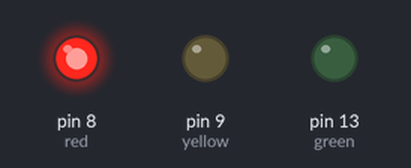
Recording of a sketch running on a simulated Arduino Uno, built with avr-gcc and run on an emulated ATmega328P. Parts: output pins drawn as LEDs (lit = HIGH).

Above: at 0.1 s.
At 7.75 s:
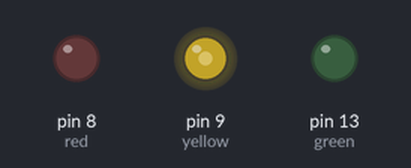
At 11.35 s:
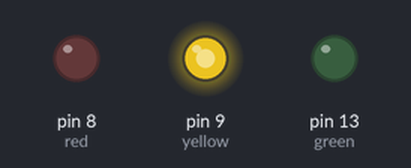
At 16.19 s:
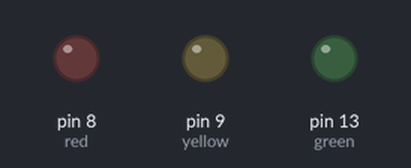
At 22.4 s:
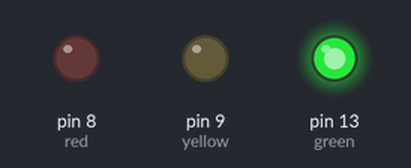
At 39.75 s:
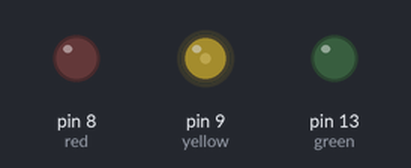
Timing chart, 0 to 40.0 s (numbered marks = the images above):
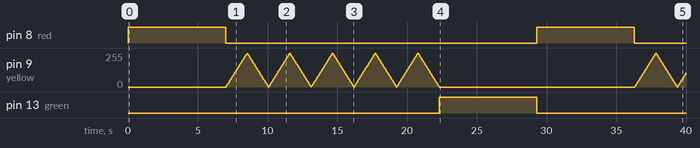

The sketch:

Code.ino
```cpp
//Traffic-Light
//Arduino Code for Traffic Light
int green=13;
int yellow=9;
int red=8;
int brightness=0;
int fade=5;
void fad(int x) {
  for(int k=0;k<5;)
  {analogWrite(x,brightness);
brightness=brightness+fade;
if(brightness==0||brightness==255)
fade=-fade;
if(brightness==0)
k++;
delay(30);}
analogWrite(x,0);
  }
void blink(int a,int t) {
digitalWrite(a,HIGH);
delay(t);
digitalWrite(a,LOW);
  }
void setup() {
pinMode(red,OUTPUT);
pinMode(yellow,OUTPUT);
pinMode(green,OUTPUT);
}

void loop() {
  blink(red,7000);
  fad(yellow);
  blink(green,7000);
}
```

Measured:
- by itself, pin 8 (red): alternates HIGH for 7.0 s and LOW for 22.3 s
- by itself, pin 13 (green): LOW → HIGH at 22.3 s, → LOW 7.0 s later
